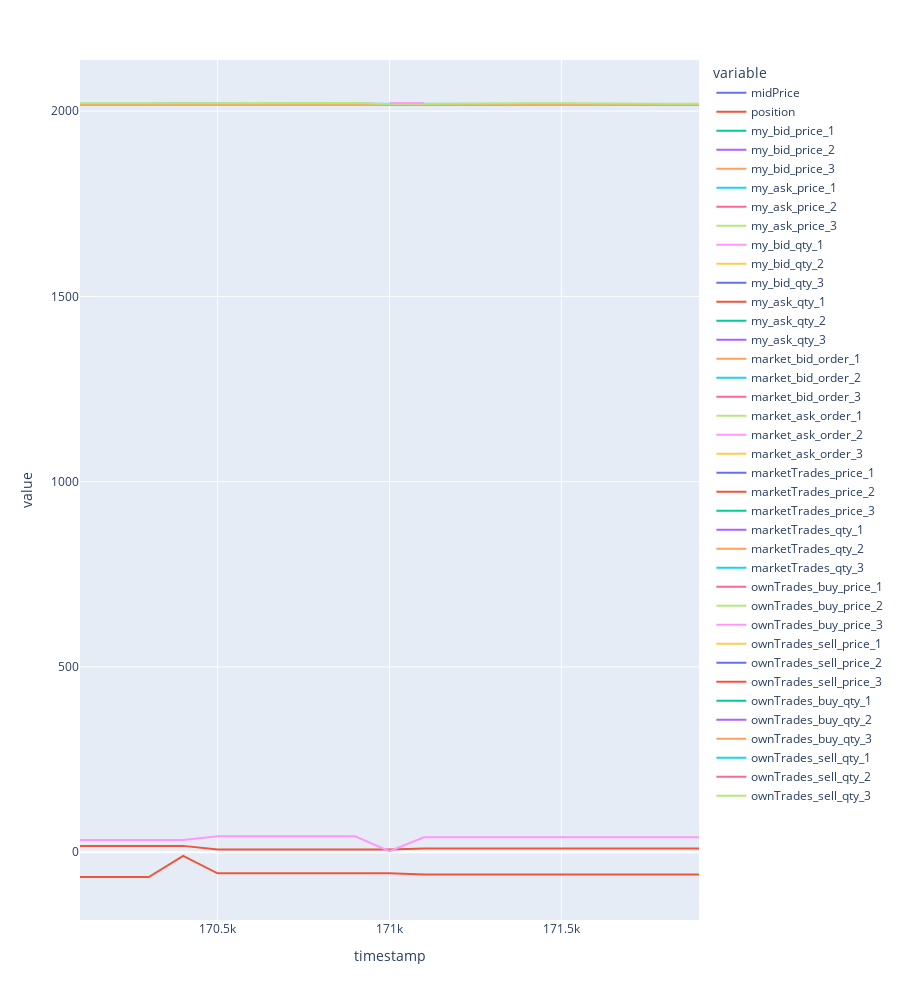

Source (notebook cell):
### Code cell
plot = df2[(df2["timestamp"] > 170_000) & (df2["timestamp"] < 172_000)][
    [
        "timestamp",
        "midPrice",
        'position',
        "my_bid_price_1",
        "my_bid_price_2",
        "my_bid_price_3",
        "my_ask_price_1",
        "my_ask_price_2",
        "my_ask_price_3",
        "my_bid_qty_1",
        "my_bid_qty_2",
        "my_bid_qty_3",
        "my_ask_qty_1",
        "my_ask_qty_2",
        "my_ask_qty_3",
        "market_bid_order_1",
        "market_bid_order_2",
        "market_bid_order_3",
        "market_ask_order_1",
        "market_ask_order_2",
        "market_ask_order_3",
        "marketTrades_price_1",
        "marketTrades_price_2",
        "marketTrades_price_3",
        "marketTrades_qty_1",
        "marketTrades_qty_2",
        "marketTrades_qty_3",
        "ownTrades_buy_price_1",
        "ownTrades_buy_price_2",
        "ownTrades_buy_price_3",
        "ownTrades_sell_price_1",
        "ownTrades_sell_price_2",
        "ownTrades_sell_price_3",
        "ownTrades_buy_qty_1",
        "ownTrades_buy_qty_2",
        "ownTrades_buy_qty_3",
        "ownTrades_sell_qty_1",
        "ownTrades_sell_qty_2",
        "ownTrades_sell_qty_3",
    ]
]

plot[plot.columns[1:]] = plot[plot.columns[1:]].astype(float)

px.line(plot, x="timestamp", y=list(plot.columns[1:]), height=1_000)

### Figure 1 — Plotly figure (JSON) as saved in the notebook; plotly's stock layout.template omitted (floating-point values rounded to 4 significant figures)
{"data": [{"hovertemplate": "variable=midPrice<br>timestamp=%{x}<br>value=%{y}<extra></extra>", "legendgroup": "midPrice", "line": {"color": "#636efa", "dash": "solid"}, "marker": {"symbol": "circle"}, "mode": "lines", "name": "midPrice", "orientation": "v", "showlegend": true, "type": "scatter", "x": [170100, 170200, 170300, 170400, 170500, 170600, 170700, 170800, 170900, 171000, 171100, 171200, 171300, 171400, 171500, 171600, 171700, 171800, 171900], "xaxis": "x", "y": [2019, 2018.0, 2020.0, 2020.0, 2020.0, 2020.0, 2020, 2020.0, 2020.0, 2018.0, 2019, 2020.0, 2020.0, 2020.0, 2020.0, 2019, 2019, 2018.0, 2018.0], "yaxis": "y"}, {"hovertemplate": "variable=position<br>timestamp=%{x}<br>value=%{y}<extra></extra>", "legendgroup": "position", "line": {"color": "#EF553B", "dash": "solid"}, "marker": {"symbol": "circle"}, "mode": "lines", "name": "position", "orientation": "v", "showlegend": true, "type": "scatter", "x": [170100, 170200, 170300, 170400, 170500, 170600, 170700, 170800, 170900, 171000, 171100, 171200, 171300, 171400, 171500, 171600, 171700, 171800, 171900], "xaxis": "x", "y": [17, 17, 17, 17, 7, 7, 7, 7, 7, 7, 10, 10, 10, 10, 10, 10, 10, 10, 10], "yaxis": "y"}, {"hovertemplate": "variable=my_bid_price_1<br>timestamp=%{x}<br>value=%{y}<extra></extra>", "legendgroup": "my_bid_price_1", "line": {"color": "#00cc96", "dash": "solid"}, "marker": {"symbol": "circle"}, "mode": "lines", "name": "my_bid_price_1", "orientation": "v", "showlegend": true, "type": "scatter", "x": [170100, 170200, 170300, 170400, 170500, 170600, 170700, 170800, 170900, 171000, 171100, 171200, 171300, 171400, 171500, 171600, 171700, 171800, 171900], "xaxis": "x", "y": [2018, 2018, 2018, 2019, 2019, 2019, 2019, 2020, 2019, 2019, 2019, 2019, 2019, 2019, 2019, 2019, 2018, 2018, 2018], "yaxis": "y"}, {"hovertemplate": "variable=my_bid_price_2<br>timestamp=%{x}<br>value=%{y}<extra></extra>", "legendgroup": "my_bid_price_2", "line": {"color": "#ab63fa", "dash": "solid"}, "marker": {"symbol": "circle"}, "mode": "lines", "name": "my_bid_price_2", "orientation": "v", "showlegend": true, "type": "scatter", "x": [170100, 170200, 170300, 170400, 170500, 170600, 170700, 170800, 170900, 171000, 171100, 171200, 171300, 171400, 171500, 171600, 171700, 171800, 171900], "xaxis": "x", "y": [null, null, null, null, null, null, null, null, null, 2019, null, null, null, null, null, null, null, null, null], "yaxis": "y"}, {"hovertemplate": "variable=my_bid_price_3<br>timestamp=%{x}<br>value=%{y}<extra></extra>", "legendgroup": "my_bid_price_3", "line": {"color": "#FFA15A", "dash": "solid"}, "marker": {"symbol": "circle"}, "mode": "lines", "name": "my_bid_price_3", "orientation": "v", "showlegend": true, "type": "scatter", "x": [170100, 170200, 170300, 170400, 170500, 170600, 170700, 170800, 170900, 171000, 171100, 171200, 171300, 171400, 171500, 171600, 171700, 171800, 171900], "xaxis": "x", "y": [null, null, null, null, null, null, null, null, null, null, null, null, null, null, null, null, null, null, null], "yaxis": "y"}, {"hovertemplate": "variable=my_ask_price_1<br>timestamp=%{x}<br>value=%{y}<extra></extra>", "legendgroup": "my_ask_price_1", "line": {"color": "#19d3f3", "dash": "solid"}, "marker": {"symbol": "circle"}, "mode": "lines", "name": "my_ask_price_1", "orientation": "v", "showlegend": true, "type": "scatter", "x": [170100, 170200, 170300, 170400, 170500, 170600, 170700, 170800, 170900, 171000, 171100, 171200, 171300, 171400, 171500, 171600, 171700, 171800, 171900], "xaxis": "x", "y": [2020, 2019, 2020, 2020, 2020, 2020, 2021, 2021, 2021, 2021, 2021, 2020, 2020, 2020, 2020, 2020, 2020, 2019, 2019], "yaxis": "y"}, {"hovertemplate": "variable=my_ask_price_2<br>timestamp=%{x}<br>value=%{y}<extra></extra>", "legendgroup": "my_ask_price_2", "line": {"color": "#FF6692", "dash": "solid"}, "marker": {"symbol": "circle"}, "mode": "lines", "name": "my_ask_price_2", "orientation": "v", "showlegend": true, "type": "scatter", "x": [170100, 170200, 170300, 170400, 170500, 170600, 170700, 170800, 170900, 171000, 171100, 171200, 171300, 171400, 171500, 171600, 171700, 171800, 171900], "xaxis": "x", "y": [null, null, null, 2020, null, null, null, null, null, null, null, null, null, null, null, null, null, null, null], "yaxis": "y"}, {"hovertemplate": "variable=my_ask_price_3<br>timestamp=%{x}<br>value=%{y}<extra></extra>", "legendgroup": "my_ask_price_3", "line": {"color": "#B6E880", "dash": "solid"}, "marker": {"symbol": "circle"}, "mode": "lines", "name": "my_ask_price_3", "orientation": "v", "showlegend": true, "type": "scatter", "x": [170100, 170200, 170300, 170400, 170500, 170600, 170700, 170800, 170900, 171000, 171100, 171200, 171300, 171400, 171500, 171600, 171700, 171800, 171900], "xaxis": "x", "y": [null, null, null, null, null, null, null, null, null, null, null, null, null, null, null, null, null, null, null], "yaxis": "y"}, {"hovertemplate": "variable=my_bid_qty_1<br>timestamp=%{x}<br>value=%{y}<extra></extra>", "legendgroup": "my_bid_qty_1", "line": {"color": "#FF97FF", "dash": "solid"}, "marker": {"symbol": "circle"}, "mode": "lines", "name": "my_bid_qty_1", "orientation": "v", "showlegend": true, "type": "scatter", "x": [170100, 170200, 170300, 170400, 170500, 170600, 170700, 170800, 170900, 171000, 171100, 171200, 171300, 171400, 171500, 171600, 171700, 171800, 171900], "xaxis": "x", "y": [33, 33, 33, 33, 43, 43, 43, 43, 43, 3, 40, 40, 40, 40, 40, 40, 40, 40, 40], "yaxis": "y"}, {"hovertemplate": "variable=my_bid_qty_2<br>timestamp=%{x}<br>value=%{y}<extra></extra>", "legendgroup": "my_bid_qty_2", "line": {"color": "#FECB52", "dash": "solid"}, "marker": {"symbol": "circle"}, "mode": "lines", "name": "my_bid_qty_2", "orientation": "v", "showlegend": true, "type": "scatter", "x": [170100, 170200, 170300, 170400, 170500, 170600, 170700, 170800, 170900, 171000, 171100, 171200, 171300, 171400, 171500, 171600, 171700, 171800, 171900], "xaxis": "x", "y": [null, null, null, null, null, null, null, null, null, 40, null, null, null, null, null, null, null, null, null], "yaxis": "y"}, {"hovertemplate": "variable=my_bid_qty_3<br>timestamp=%{x}<br>value=%{y}<extra></extra>", "legendgroup": "my_bid_qty_3", "line": {"color": "#636efa", "dash": "solid"}, "marker": {"symbol": "circle"}, "mode": "lines", "name": "my_bid_qty_3", "orientation": "v", "showlegend": true, "type": "scatter", "x": [170100, 170200, 170300, 170400, 170500, 170600, 170700, 170800, 170900, 171000, 171100, 171200, 171300, 171400, 171500, 171600, 171700, 171800, 171900], "xaxis": "x", "y": [null, null, null, null, null, null, null, null, null, null, null, null, null, null, null, null, null, null, null], "yaxis": "y"}, {"hovertemplate": "variable=my_ask_qty_1<br>timestamp=%{x}<br>value=%{y}<extra></extra>", "legendgroup": "my_ask_qty_1", "line": {"color": "#EF553B", "dash": "solid"}, "marker": {"symbol": "circle"}, "mode": "lines", "name": "my_ask_qty_1", "orientation": "v", "showlegend": true, "type": "scatter", "x": [170100, 170200, 170300, 170400, 170500, 170600, 170700, 170800, 170900, 171000, 171100, 171200, 171300, 171400, 171500, 171600, 171700, 171800, 171900], "xaxis": "x", "y": [-67, -67, -67, -10, -57, -57, -57, -57, -57, -57, -60, -60, -60, -60, -60, -60, -60, -60, -60], "yaxis": "y"}, {"hovertemplate": "variable=my_ask_qty_2<br>timestamp=%{x}<br>value=%{y}<extra></extra>", "legendgroup": "my_ask_qty_2", "line": {"color": "#00cc96", "dash": "solid"}, "marker": {"symbol": "circle"}, "mode": "lines", "name": "my_ask_qty_2", "orientation": "v", "showlegend": true, "type": "scatter", "x": [170100, 170200, 170300, 170400, 170500, 170600, 170700, 170800, 170900, 171000, 171100, 171200, 171300, 171400, 171500, 171600, 171700, 171800, 171900], "xaxis": "x", "y": [null, null, null, -57, null, null, null, null, null, null, null, null, null, null, null, null, null, null, null], "yaxis": "y"}, {"hovertemplate": "variable=my_ask_qty_3<br>timestamp=%{x}<br>value=%{y}<extra></extra>", "legendgroup": "my_ask_qty_3", "line": {"color": "#ab63fa", "dash": "solid"}, "marker": {"symbol": "circle"}, "mode": "lines", "name": "my_ask_qty_3", "orientation": "v", "showlegend": true, "type": "scatter", "x": [170100, 170200, 170300, 170400, 170500, 170600, 170700, 170800, 170900, 171000, 171100, 171200, 171300, 171400, 171500, 171600, 171700, 171800, 171900], "xaxis": "x", "y": [null, null, null, null, null, null, null, null, null, null, null, null, null, null, null, null, null, null, null], "yaxis": "y"}, {"hovertemplate": "variable=market_bid_order_1<br>timestamp=%{x}<br>value=%{y}<extra></extra>", "legendgroup": "market_bid_order_1", "line": {"color": "#FFA15A", "dash": "solid"}, "marker": {"symbol": "circle"}, "mode": "lines", "name": "market_bid_order_1", "orientation": "v", "showlegend": true, "type": "scatter", "x": [170100, 170200, 170300, 170400, 170500, 170600, 170700, 170800, 170900, 171000, 171100, 171200, 171300, 171400, 171500, 171600, 171700, 171800, 171900], "xaxis": "x", "y": [2017, 2017, 2018, 2020, 2018, 2018, 2018, 2019, 2019, 2018, 2018, 2018, 2018, 2018, 2018, 2018, 2017, 2017, 2017], "yaxis": "y"}, {"hovertemplate": "variable=market_bid_order_2<br>timestamp=%{x}<br>value=%{y}<extra></extra>", "legendgroup": "market_bid_order_2", "line": {"color": "#19d3f3", "dash": "solid"}, "marker": {"symbol": "circle"}, "mode": "lines", "name": "market_bid_order_2", "orientation": "v", "showlegend": true, "type": "scatter", "x": [170100, 170200, 170300, 170400, 170500, 170600, 170700, 170800, 170900, 171000, 171100, 171200, 171300, 171400, 171500, 171600, 171700, 171800, 171900], "xaxis": "x", "y": [null, null, null, 2018, null, null, null, null, 2018, null, null, null, null, null, null, null, null, null, null], "yaxis": "y"}, {"hovertemplate": "variable=market_bid_order_3<br>timestamp=%{x}<br>value=%{y}<extra></extra>", "legendgroup": "market_bid_order_3", "line": {"color": "#FF6692", "dash": "solid"}, "marker": {"symbol": "circle"}, "mode": "lines", "name": "market_bid_order_3", "orientation": "v", "showlegend": true, "type": "scatter", "x": [170100, 170200, 170300, 170400, 170500, 170600, 170700, 170800, 170900, 171000, 171100, 171200, 171300, 171400, 171500, 171600, 171700, 171800, 171900], "xaxis": "x", "y": [null, null, null, null, null, null, null, null, null, null, null, null, null, null, null, null, null, null, null], "yaxis": "y"}, {"hovertemplate": "variable=market_ask_order_1<br>timestamp=%{x}<br>value=%{y}<extra></extra>", "legendgroup": "market_ask_order_1", "line": {"color": "#B6E880", "dash": "solid"}, "marker": {"symbol": "circle"}, "mode": "lines", "name": "market_ask_order_1", "orientation": "v", "showlegend": true, "type": "scatter", "x": [170100, 170200, 170300, 170400, 170500, 170600, 170700, 170800, 170900, 171000, 171100, 171200, 171300, 171400, 171500, 171600, 171700, 171800, 171900], "xaxis": "x", "y": [2021, 2020, 2021, 2021, 2021, 2021, 2022, 2022, 2022, 2019, 2020, 2021, 2021, 2021, 2021, 2020, 2021, 2020, 2020], "yaxis": "y"}, {"hovertemplate": "variable=market_ask_order_2<br>timestamp=%{x}<br>value=%{y}<extra></extra>", "legendgroup": "market_ask_order_2", "line": {"color": "#FF97FF", "dash": "solid"}, "marker": {"symbol": "circle"}, "mode": "lines", "name": "market_ask_order_2", "orientation": "v", "showlegend": true, "type": "scatter", "x": [170100, 170200, 170300, 170400, 170500, 170600, 170700, 170800, 170900, 171000, 171100, 171200, 171300, 171400, 171500, 171600, 171700, 171800, 171900], "xaxis": "x", "y": [null, null, null, null, null, null, null, null, null, 2022, 2022, null, null, null, null, 2021, null, null, null], "yaxis": "y"}, {"hovertemplate": "variable=market_ask_order_3<br>timestamp=%{x}<br>value=%{y}<extra></extra>", "legendgroup": "market_ask_order_3", "line": {"color": "#FECB52", "dash": "solid"}, "marker": {"symbol": "circle"}, "mode": "lines", "name": "market_ask_order_3", "orientation": "v", "showlegend": true, "type": "scatter", "x": [170100, 170200, 170300, 170400, 170500, 170600, 170700, 170800, 170900, 171000, 171100, 171200, 171300, 171400, 171500, 171600, 171700, 171800, 171900], "xaxis": "x", "y": [null, null, null, null, null, null, null, null, null, null, null, null, null, null, null, null, null, null, null], "yaxis": "y"}, {"hovertemplate": "variable=marketTrades_price_1<br>timestamp=%{x}<br>value=%{y}<extra></extra>", "legendgroup": "marketTrades_price_1", "line": {"color": "#636efa", "dash": "solid"}, "marker": {"symbol": "circle"}, "mode": "lines", "name": "marketTrades_price_1", "orientation": "v", "showlegend": true, "type": "scatter", "x": [170100, 170200, 170300, 170400, 170500, 170600, 170700, 170800, 170900, 171000, 171100, 171200, 171300, 171400, 171500, 171600, 171700, 171800, 171900], "xaxis": "x", "y": [null, null, 2017, null, null, null, null, null, null, null, null, null, null, null, null, null, 2018, null, null], "yaxis": "y"}, {"hovertemplate": "variable=marketTrades_price_2<br>timestamp=%{x}<br>value=%{y}<extra></extra>", "legendgroup": "marketTrades_price_2", "line": {"color": "#EF553B", "dash": "solid"}, "marker": {"symbol": "circle"}, "mode": "lines", "name": "marketTrades_price_2", "orientation": "v", "showlegend": true, "type": "scatter", "x": [170100, 170200, 170300, 170400, 170500, 170600, 170700, 170800, 170900, 171000, 171100, 171200, 171300, 171400, 171500, 171600, 171700, 171800, 171900], "xaxis": "x", "y": [null, null, null, null, null, null, null, null, null, null, null, null, null, null, null, null, null, null, null], "yaxis": "y"}, {"hovertemplate": "variable=marketTrades_price_3<br>timestamp=%{x}<br>value=%{y}<extra></extra>", "legendgroup": "marketTrades_price_3", "line": {"color": "#00cc96", "dash": "solid"}, "marker": {"symbol": "circle"}, "mode": "lines", "name": "marketTrades_price_3", "orientation": "v", "showlegend": true, "type": "scatter", "x": [170100, 170200, 170300, 170400, 170500, 170600, 170700, 170800, 170900, 171000, 171100, 171200, 171300, 171400, 171500, 171600, 171700, 171800, 171900], "xaxis": "x", "y": [null, null, null, null, null, null, null, null, null, null, null, null, null, null, null, null, null, null, null], "yaxis": "y"}, {"hovertemplate": "variable=marketTrades_qty_1<br>timestamp=%{x}<br>value=%{y}<extra></extra>", "legendgroup": "marketTrades_qty_1", "line": {"color": "#ab63fa", "dash": "solid"}, "marker": {"symbol": "circle"}, "mode": "lines", "name": "marketTrades_qty_1", "orientation": "v", "showlegend": true, "type": "scatter", "x": [170100, 170200, 170300, 170400, 170500, 170600, 170700, 170800, 170900, 171000, 171100, 171200, 171300, 171400, 171500, 171600, 171700, 171800, 171900], "xaxis": "x", "y": [null, null, 1, null, null, null, null, null, null, null, null, null, null, null, null, null, 4, null, null], "yaxis": "y"}, {"hovertemplate": "variable=marketTrades_qty_2<br>timestamp=%{x}<br>value=%{y}<extra></extra>", "legendgroup": "marketTrades_qty_2", "line": {"color": "#FFA15A", "dash": "solid"}, "marker": {"symbol": "circle"}, "mode": "lines", "name": "marketTrades_qty_2", "orientation": "v", "showlegend": true, "type": "scatter", "x": [170100, 170200, 170300, 170400, 170500, 170600, 170700, 170800, 170900, 171000, 171100, 171200, 171300, 171400, 171500, 171600, 171700, 171800, 171900], "xaxis": "x", "y": [null, null, null, null, null, null, null, null, null, null, null, null, null, null, null, null, null, null, null], "yaxis": "y"}, {"hovertemplate": "variable=marketTrades_qty_3<br>timestamp=%{x}<br>value=%{y}<extra></extra>", "legendgroup": "marketTrades_qty_3", "line": {"color": "#19d3f3", "dash": "solid"}, "marker": {"symbol": "circle"}, "mode": "lines", "name": "marketTrades_qty_3", "orientation": "v", "showlegend": true, "type": "scatter", "x": [170100, 170200, 170300, 170400, 170500, 170600, 170700, 170800, 170900, 171000, 171100, 171200, 171300, 171400, 171500, 171600, 171700, 171800, 171900], "xaxis": "x", "y": [null, null, null, null, null, null, null, null, null, null, null, null, null, null, null, null, null, null, null], "yaxis": "y"}, {"hovertemplate": "variable=ownTrades_buy_price_1<br>timestamp=%{x}<br>value=%{y}<extra></extra>", "legendgroup": "ownTrades_buy_price_1", "line": {"color": "#FF6692", "dash": "solid"}, "marker": {"symbol": "circle"}, "mode": "lines", "name": "ownTrades_buy_price_1", "orientation": "v", "showlegend": true, "type": "scatter", "x": [170100, 170200, 170300, 170400, 170500, 170600, 170700, 170800, 170900, 171000, 171100, 171200, 171300, 171400, 171500, 171600, 171700, 171800, 171900], "xaxis": "x", "y": [null, null, null, null, null, null, null, null, null, null, 2019, null, null, null, null, null, null, null, null], "yaxis": "y"}, {"hovertemplate": "variable=ownTrades_buy_price_2<br>timestamp=%{x}<br>value=%{y}<extra></extra>", "legendgroup": "ownTrades_buy_price_2", "line": {"color": "#B6E880", "dash": "solid"}, "marker": {"symbol": "circle"}, "mode": "lines", "name": "ownTrades_buy_price_2", "orientation": "v", "showlegend": true, "type": "scatter", "x": [170100, 170200, 170300, 170400, 170500, 170600, 170700, 170800, 170900, 171000, 171100, 171200, 171300, 171400, 171500, 171600, 171700, 171800, 171900], "xaxis": "x", "y": [null, null, null, null, null, null, null, null, null, null, null, null, null, null, null, null, null, null, null], "yaxis": "y"}, {"hovertemplate": "variable=ownTrades_buy_price_3<br>timestamp=%{x}<br>value=%{y}<extra></extra>", "legendgroup": "ownTrades_buy_price_3", "line": {"color": "#FF97FF", "dash": "solid"}, "marker": {"symbol": "circle"}, "mode": "lines", "name": "ownTrades_buy_price_3", "orientation": "v", "showlegend": true, "type": "scatter", "x": [170100, 170200, 170300, 170400, 170500, 170600, 170700, 170800, 170900, 171000, 171100, 171200, 171300, 171400, 171500, 171600, 171700, 171800, 171900], "xaxis": "x", "y": [null, null, null, null, null, null, null, null, null, null, null, null, null, null, null, null, null, null, null], "yaxis": "y"}, {"hovertemplate": "variable=ownTrades_sell_price_1<br>timestamp=%{x}<br>value=%{y}<extra></extra>", "legendgroup": "ownTrades_sell_price_1", "line": {"color": "#FECB52", "dash": "solid"}, "marker": {"symbol": "circle"}, "mode": "lines", "name": "ownTrades_sell_price_1", "orientation": "v", "showlegend": true, "type": "scatter", "x": [170100, 170200, 170300, 170400, 170500, 170600, 170700, 170800, 170900, 171000, 171100, 171200, 171300, 171400, 171500, 171600, 171700, 171800, 171900], "xaxis": "x", "y": [null, null, null, null, 2020, null, null, null, null, null, null, null, null, null, null, null, null, null, null], "yaxis": "y"}, {"hovertemplate": "variable=ownTrades_sell_price_2<br>timestamp=%{x}<br>value=%{y}<extra></extra>", "legendgroup": "ownTrades_sell_price_2", "line": {"color": "#636efa", "dash": "solid"}, "marker": {"symbol": "circle"}, "mode": "lines", "name": "ownTrades_sell_price_2", "orientation": "v", "showlegend": true, "type": "scatter", "x": [170100, 170200, 170300, 170400, 170500, 170600, 170700, 170800, 170900, 171000, 171100, 171200, 171300, 171400, 171500, 171600, 171700, 171800, 171900], "xaxis": "x", "y": [null, null, null, null, null, null, null, null, null, null, null, null, null, null, null, null, null, null, null], "yaxis": "y"}, {"hovertemplate": "variable=ownTrades_sell_price_3<br>timestamp=%{x}<br>value=%{y}<extra></extra>", "legendgroup": "ownTrades_sell_price_3", "line": {"color": "#EF553B", "dash": "solid"}, "marker": {"symbol": "circle"}, "mode": "lines", "name": "ownTrades_sell_price_3", "orientation": "v", "showlegend": true, "type": "scatter", "x": [170100, 170200, 170300, 170400, 170500, 170600, 170700, 170800, 170900, 171000, 171100, 171200, 171300, 171400, 171500, 171600, 171700, 171800, 171900], "xaxis": "x", "y": [null, null, null, null, null, null, null, null, null, null, null, null, null, null, null, null, null, null, null], "yaxis": "y"}, {"hovertemplate": "variable=ownTrades_buy_qty_1<br>timestamp=%{x}<br>value=%{y}<extra></extra>", "legendgroup": "ownTrades_buy_qty_1", "line": {"color": "#00cc96", "dash": "solid"}, "marker": {"symbol": "circle"}, "mode": "lines", "name": "ownTrades_buy_qty_1", "orientation": "v", "showlegend": true, "type": "scatter", "x": [170100, 170200, 170300, 170400, 170500, 170600, 170700, 170800, 170900, 171000, 171100, 171200, 171300, 171400, 171500, 171600, 171700, 171800, 171900], "xaxis": "x", "y": [null, null, null, null, null, null, null, null, null, null, 3, null, null, null, null, null, null, null, null], "yaxis": "y"}, {"hovertemplate": "variable=ownTrades_buy_qty_2<br>timestamp=%{x}<br>value=%{y}<extra></extra>", "legendgroup": "ownTrades_buy_qty_2", "line": {"color": "#ab63fa", "dash": "solid"}, "marker": {"symbol": "circle"}, "mode": "lines", "name": "ownTrades_buy_qty_2", "orientation": "v", "showlegend": true, "type": "scatter", "x": [170100, 170200, 170300, 170400, 170500, 170600, 170700, 170800, 170900, 171000, 171100, 171200, 171300, 171400, 171500, 171600, 171700, 171800, 171900], "xaxis": "x", "y": [null, null, null, null, null, null, null, null, null, null, null, null, null, null, null, null, null, null, null], "yaxis": "y"}, {"hovertemplate": "variable=ownTrades_buy_qty_3<br>timestamp=%{x}<br>value=%{y}<extra></extra>", "legendgroup": "ownTrades_buy_qty_3", "line": {"color": "#FFA15A", "dash": "solid"}, "marker": {"symbol": "circle"}, "mode": "lines", "name": "ownTrades_buy_qty_3", "orientation": "v", "showlegend": true, "type": "scatter", "x": [170100, 170200, 170300, 170400, 170500, 170600, 170700, 170800, 170900, 171000, 171100, 171200, 171300, 171400, 171500, 171600, 171700, 171800, 171900], "xaxis": "x", "y": [null, null, null, null, null, null, null, null, null, null, null, null, null, null, null, null, null, null, null], "yaxis": "y"}, {"hovertemplate": "variable=ownTrades_sell_qty_1<br>timestamp=%{x}<br>value=%{y}<extra></extra>", "legendgroup": "ownTrades_sell_qty_1", "line": {"color": "#19d3f3", "dash": "solid"}, "marker": {"symbol": "circle"}, "mode": "lines", "name": "ownTrades_sell_qty_1", "orientation": "v", "showlegend": true, "type": "scatter", "x": [170100, 170200, 170300, 170400, 170500, 170600, 170700, 170800, 170900, 171000, 171100, 171200, 171300, 171400, 171500, 171600, 171700, 171800, 171900], "xaxis": "x", "y": [null, null, null, null, 10, null, null, null, null, null, null, null, null, null, null, null, null, null, null], "yaxis": "y"}, {"hovertemplate": "variable=ownTrades_sell_qty_2<br>timestamp=%{x}<br>value=%{y}<extra></extra>", "legendgroup": "ownTrades_sell_qty_2", "line": {"color": "#FF6692", "dash": "solid"}, "marker": {"symbol": "circle"}, "mode": "lines", "name": "ownTrades_sell_qty_2", "orientation": "v", "showlegend": true, "type": "scatter", "x": [170100, 170200, 170300, 170400, 170500, 170600, 170700, 170800, 170900, 171000, 171100, 171200, 171300, 171400, 171500, 171600, 171700, 171800, 171900], "xaxis": "x", "y": [null, null, null, null, null, null, null, null, null, null, null, null, null, null, null, null, null, null, null], "yaxis": "y"}, {"hovertemplate": "variable=ownTrades_sell_qty_3<br>timestamp=%{x}<br>value=%{y}<extra></extra>", "legendgroup": "ownTrades_sell_qty_3", "line": {"color": "#B6E880", "dash": "solid"}, "marker": {"symbol": "circle"}, "mode": "lines", "name": "ownTrades_sell_qty_3", "orientation": "v", "showlegend": true, "type": "scatter", "x": [170100, 170200, 170300, 170400, 170500, 170600, 170700, 170800, 170900, 171000, 171100, 171200, 171300, 171400, 171500, 171600, 171700, 171800, 171900], "xaxis": "x", "y": [null, null, null, null, null, null, null, null, null, null, null, null, null, null, null, null, null, null, null], "yaxis": "y"}], "layout": {"height": 1000, "legend": {"title": {"text": "variable"}, "tracegroupgap": 0}, "margin": {"t": 60}, "xaxis": {"anchor": "y", "domain": [0, 1], "title": {"text": "timestamp"}}, "yaxis": {"anchor": "x", "domain": [0, 1], "title": {"text": "value"}}}}
